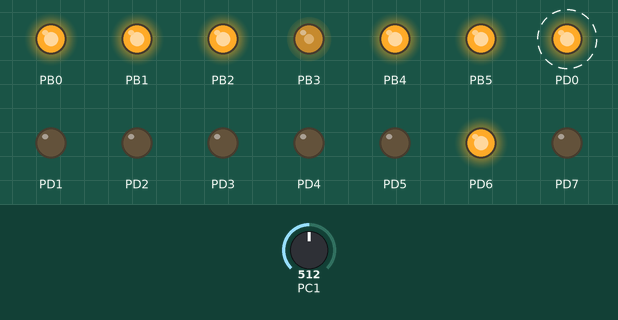
A program run on a simulated ATmega328P, built with avr-gcc and emulated at 16 MHz. Parts: output pins drawn as LEDs (lit = HIGH). Dashed ring = blinking. Inputs (shaded band) come from the test bench; at power-on: PC1 = 512.

Above: at 1.2 s.
1.3 s: PC1 set to 716
At 2.24 s:
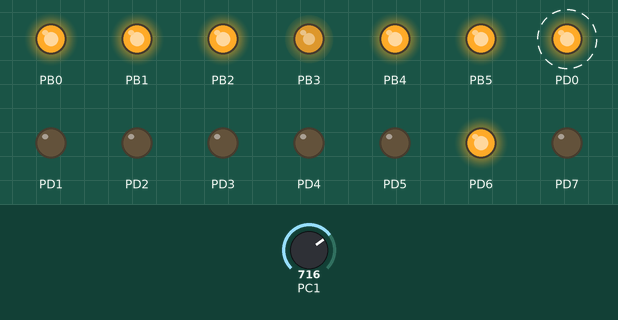
4.3 s: PC1 set to 900
At 5.24 s:
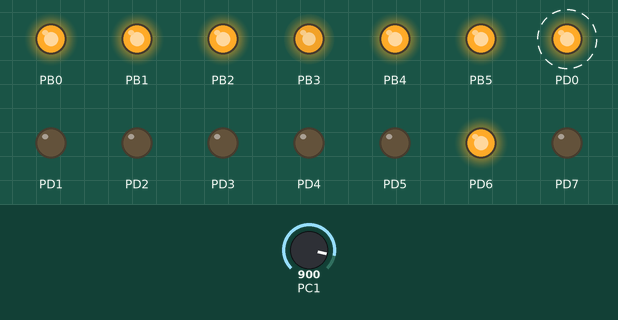
7.3 s: PC1 set to 122
At 8.23 s:
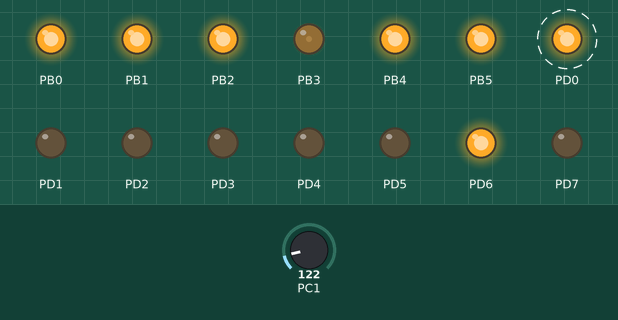
10.3 s: PC1 set to 0
At 11.23 s:
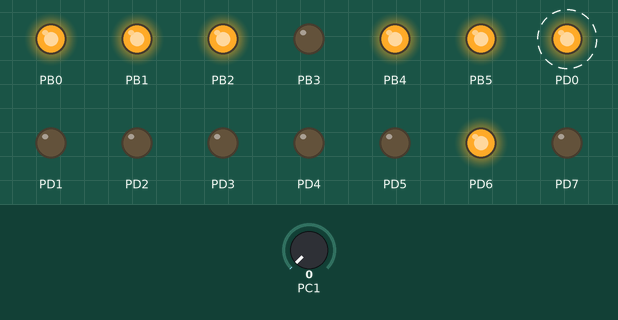
Timing chart, 0 to 14.3 s (numbered marks = the images above; inputs shaded):
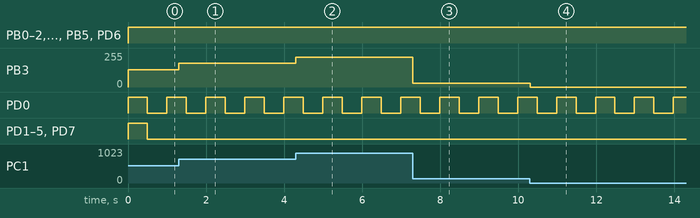

Measured:
- after the input at 1.3 s, PB3: 128/255 → 179/255 at once
- after the input at 4.3 s, PB3: 179/255 → 225/255 at once
- after the input at 7.3 s, PB3: 225/255 → 30/255 at once
- after the input at 10.3 s, PB3: 30/255 → 0/255 at once
- by itself, PD0: alternates HIGH for 0.50 s and LOW for 0.50 s

The program:

main.c
```c
#include <avr/interrupt.h>
#include <avr/io.h>
/* We define in this line the frequency in wich the microcontroler will work, in this case it is 16MHz with the use of a crystal oscillator*/
#define F_CPU 16000000UL
/*Contador will be used to generate the square wave to change the state of the led leituraADC is the value the adc returns and motor is the OCR2A value*/
volatile unsigned char contador;
volatile unsigned char motor = 0;

/*In this line we define the function ler_AD*/
void ler_AD(void);

void init(void){
		/*PortB is the one used for the motor and is initialized in this 2 lines*/
		DDRB = 255;
		PORTB = 255;
		/*PortD will be used as output for the led*/
		DDRD = 255;
		PORTD= 255;
		/*PORTC is used to read the values of the ADC so it is initialized as input*/
		DDRC = 0b00000000;
		PORTC = 0b00000000;
		/*Here we initialize the Timer/Counter 0 in compare mode with a prescaler of 128*/
		OCR0A = 77;
		TCCR0A = 0b11000010;
		TCCR0B = 0b10000101;
		TIMSK0 = 0b00000010;
		/*OCR2 is where we give the microcontroler the information of the speed we want it to operate in,
		this uses the Timer/Counter 2 so we also initialized it TC2 witch a prescaler of 128 in Fast PWM*/
		TCCR2A = 0b10000011;
		TCCR2B = 0b00000101;
		TIMSK2 = 0b00000010;
		/*The ADC converter wich will be used is the ADC1 and a division factor of 64*/
		ADMUX =  0b00100001;
		ADCSRA = 0b10000110;

		sei();
}
/*This is the Timer/Counter 0 interrupt where the timer of 5ms will be incremented to 100 (0.5s)
and it will check the value of the port in witch the LED is located and will alternate its value*/
ISR(TIMER0_COMPA_vect)
{
	contador++;
	if(contador==100){
		if(PORTD==0) PORTD = 1;
		else PORTD = 0;
		contador= 0;  //resets the timer
	}
}
/*This is the Timer/Counter 2 interrupt where it will check the value of the ADC [0;255] and will
atribute the value to OCR2A changing the speed of the motor*/
ISR(TIMER2_COMPA_vect)
{
	ler_AD();
	OCR2A = motor;
}

/*Program will start here this function will call the init() and will then be in an infinite loop
the program execution will be based on the Timer/Counter */
int main(void)
{
	init();
    while (1)
    {
    }
}

void ler_AD(void){
	ADCSRA |= (1<<6);  /*Starts reading the ADC*/
	while ((ADCSRA & (1<<6)) != 0); /*Waits for the ADC to finish reading*/
	motor = ADCH; /*Stores the value of the ADCH ( Results are fixed at the left ) */
}
```
